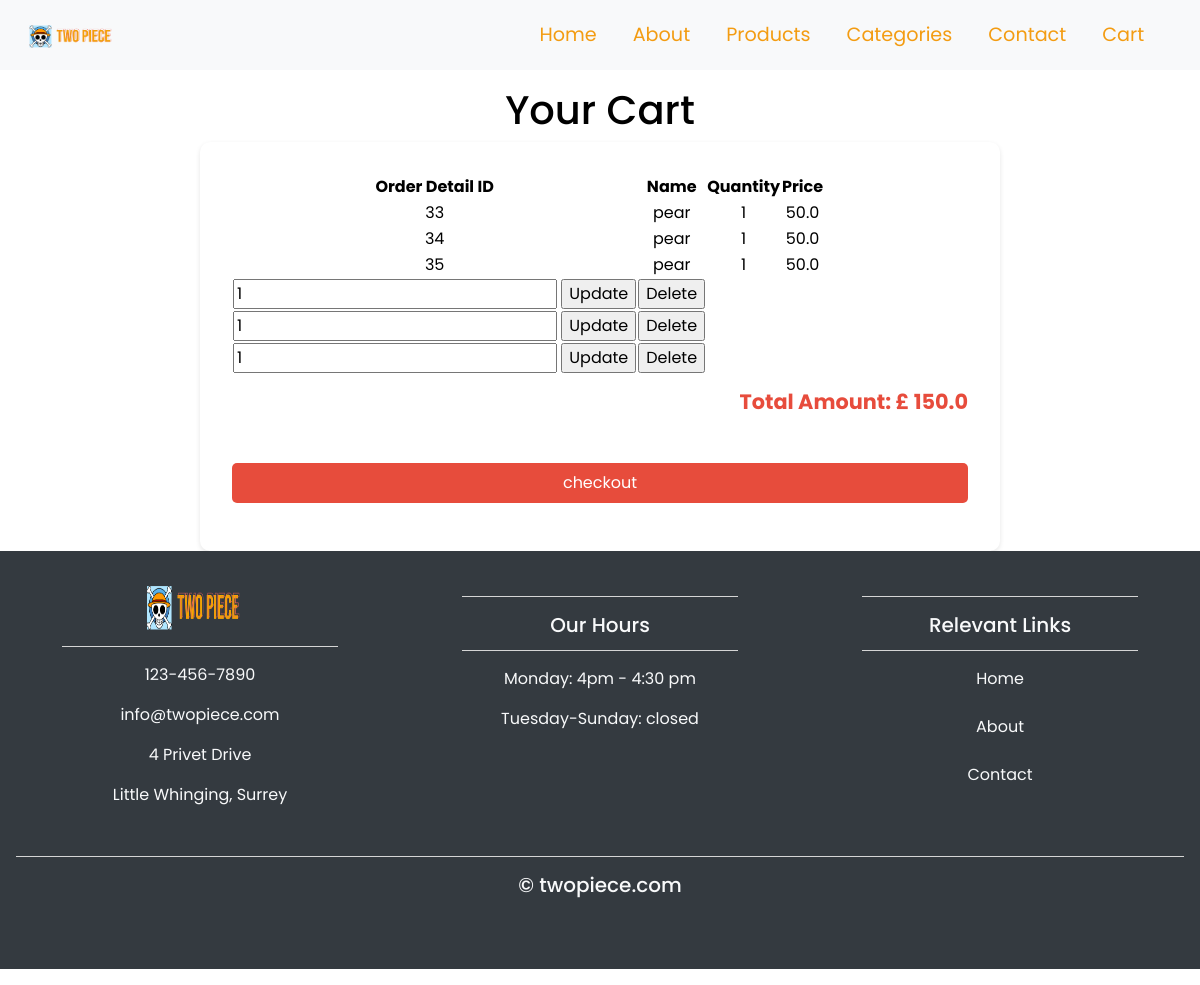
/cart, run on an earlier commit of the app's database.
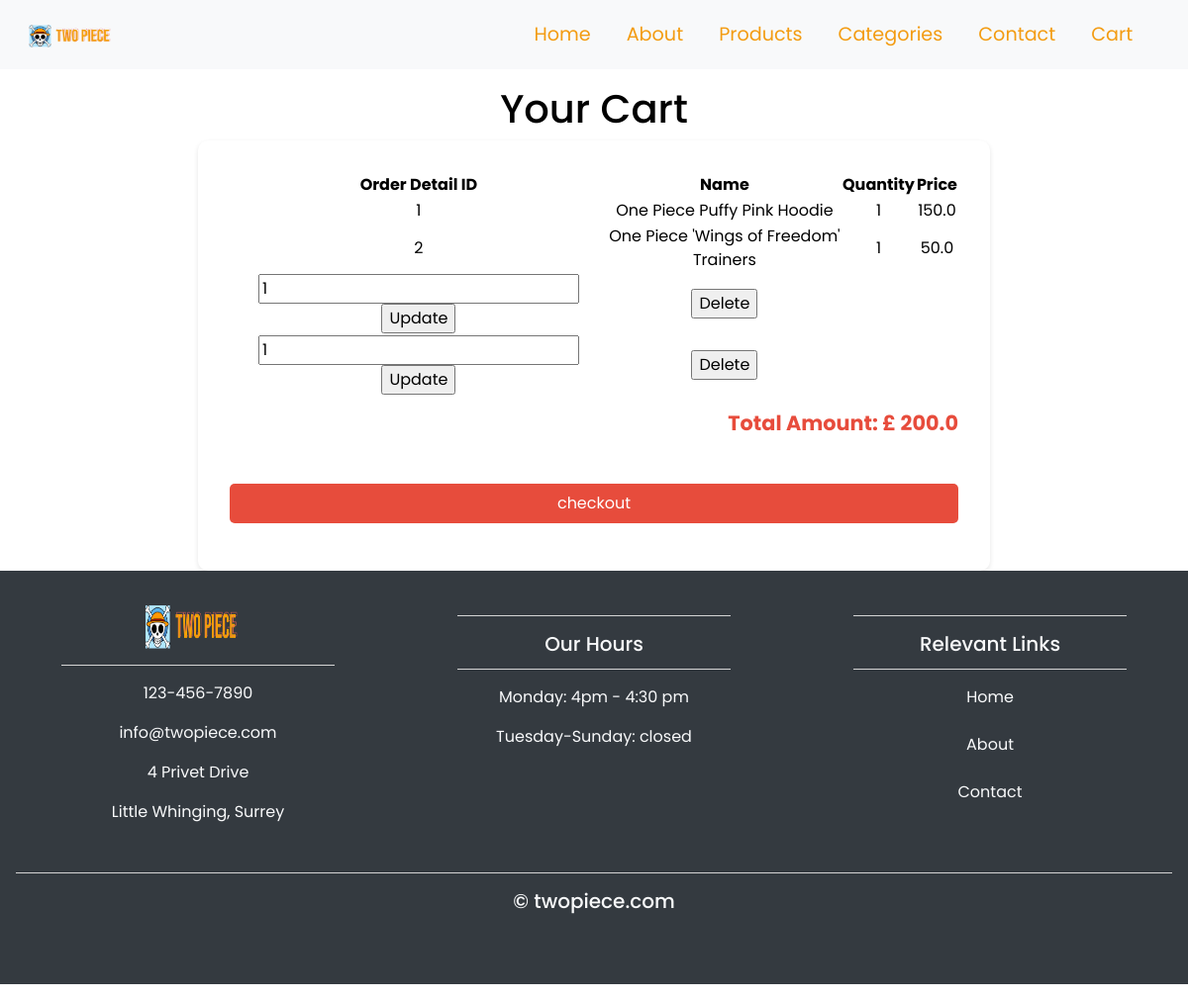
And on a later commit of the database.
### application/models.py (models this page shows)
class Order_detail(db.Model):
    order_detail_id = db.Column(db.Integer, primary_key=True)
    order_id = db.Column(db.Integer, db.ForeignKey('order.order_id'), nullable=False)
    product_id = db.Column(db.Integer, db.ForeignKey('product.product_id'), nullable=False)
    quantity = db.Column(db.Integer, nullable = False)
    price = db.Column(db.Float, nullable=False)

class Product(db.Model):
    product_id = db.Column(db.Integer, primary_key=True)
    name = db.Column(db.String(30), nullable=False)
    description = db.Column(db.String(500), nullable=False)
    price = db.Column(db.Float)
    stock_quantity = db.Column(db.Integer)
    order_details = db.relationship('Order_detail', backref='product')

### application/routes.py (the view)
@app.route('/cart')
def cart():
    all_product = Product.query.all()
    all_orders = Order_detail.query.all()
    total_amount = sum([order.quantity * order.price for order in all_orders])
    return render_template('cart.html', all_orders=all_orders, total_amount=total_amount, all_product=all_product)

### application/templates/cart.html (shortened to what this page needs)
<!DOCTYPE html>
<html lang="en">
<head>
	<link rel="stylesheet" href="https://maxcdn.bootstrapcdn.com/bootstrap/4.0.0/css/bootstrap.min.css">
	<link href="\static\style.css" rel="stylesheet">
</head>
<body>
	{% include 'navbar.html' %}
	     <header class="cart-header">
             <h1>Your Cart</h1>
<main class="cart-main">
<div class=cart-items>
    <table>
    <tr>
    <th>Order Detail ID</th>
    <th>Name</th>
    <th>Quantity</th>
    <th>Price</th>
    </tr>
     <tr>
           {% for order in all_orders %}
    <td>{{ order.order_detail_id }}</td>
    <td>
            {% for product in all_product %}
            {% if product.product_id == order.product_id %}
                {{product.name}}
            {% endif %}
            {% endfor %}
    </td>
    <td>{{ order.quantity }}</td>
    <td>{{ order.price }}</td>
    </tr>
            {% endfor %}
                    {% for order in all_orders %}
            <tr>
            <td>
            <form action="{{ url_for('update_quantity', order_detail_id=order.order_detail_id) }}" method="post">
            <input type="number" name="new_quantity" value="{{ order.quantity }}" min="1">
            <input type="submit" value="Update">
            </form>
            </td>
            <td>
            <form action="{{ url_for('delete_item', order_detail_id=order.order_detail_id) }}" method="post">
            <input type="submit" value="Delete">
            </form>
            </td>
            </tr>
            {% endfor %}
    </table>
    <h3 class="total">Total Amount: £ {{ total_amount }}</h3> <br>
    <div>
    <a id="checkout-btn" href="{{ url_for('checkout') }}">checkout</a>
    </div>
</div>
</main>
	<footer>
		<div class="container-fluid padding">
		<div class="row text-center">
			<div class="col-md-4">
				<img id="footer-logo" src="\static\two piece logo 2.png">
				<hr class="light">
				<p>123-456-7890</p>
				<p>info@twopiece.com</p>
				<p>4 Privet Drive</p>
				<p>Little Whinging, Surrey</p>
			</div>
			<div class="col-md-4">
				<hr class="light">
				<h5>Our Hours</h5>
				<hr class="light">
				<p>Monday: 4pm - 4:30 pm</p>
				<p>Tuesday-Sunday: closed</p>
			</div>
			<div class="col-md-4">
				<hr class="light">
				<h5>Relevant Links</h5>
				<hr class="light">
				<a class="footer-padding" href="{{ url_for('home') }}">Home</a>
				<br>
				<a class="footer-padding" href="{{ url_for('about') }}">About</a>
				<br>
				<a class="footer-padding" href="{{ url_for('contact') }}">Contact</a>
				<br>
			</div>
			<div class="col-12">
				<hr class="light-100">
				<h5>&copy; twopiece.com</h5>
			</div>
		</div>
		</div>
		</footer>
</body>
</html>

### application/templates/navbar.html (shortened to what this page needs)
<!DOCTYPE html>
<html lang="en">
<head>
	<link rel="stylesheet" href="https://maxcdn.bootstrapcdn.com/bootstrap/4.0.0/css/bootstrap.min.css">
	<link href="\static\style.css" rel="stylesheet">
</head>
<body>
	<nav class="navbar navbar-expand-md navbar-light bg-light sticky-top">
    <div class="container-fluid">
        <a class="navbar-brand" href="#"><img src="\static\two piece logo 2.png"></a>
		<div class="collapse navbar-collapse" id="navbarResponsive">
			<ul class="navbar-nav ml-auto">
				<li class="nav-item active">
					<a class="nav-link" href="{{ url_for('home') }}">Home</a>
				</li>
				<li class="nav-item">
					<a class="nav-link" href="{{ url_for('about') }}">About</a>
				</li>
				<li class="nav-item">
					<a class="nav-link" href="{{ url_for('products') }}">Products</a>
				</li>
				<li class="nav-item">
					<a class="nav-link" href="{{ url_for('categories') }}">Categories</a>
				</li>
				<li class="nav-item">
					<a class="nav-link" href="{{ url_for('contact') }}">Contact</a>
				</li>
				<li class="nav-item">
					<a class="nav-link" href="{{ url_for('cart') }}">Cart</a>
				</li>
			</ul>
		</div>
    </div>
    </nav>
</body>
</html>

### application/static/style.css (style rules this page uses)
html, body { height: 100%; width: 100%; font-family: 'Poppins', sans-serif; color: #222; }
.navbar { padding: 0.8rem; }
.navbar-nav li { padding-right: 20px; }
.nav-link { font-size: 1.1em !important; }
.padding { padding-bottom: 2rem; }
footer { background-color: #3f3f3f; color: #d5d5d5; padding-top: 2rem; }
hr.light { border-top: 1px solid #d5d5d5; width: 75%; margin-top: 0.8rem; margin-bottom: 1rem; }
footer a { color: #d5d5d5; }
hr.light-100 { border-top: 1px solid #d5d5d5; width: 100%; margin-top: 0.8rem; margin-bottom: 1rem; }
[class*="col-"] { padding: 1rem; }
.navbar-brand img { height: 20%; width: 20%; }
#footer-logo { height: 22%; width: 30%; }
.footer-padding { display: block; }
.cart-header { color: #000000; text-align: center; padding: 1rem 0; }
.cart-main { max-width: 800px; margin: 0 auto; padding: 2rem; background-color: #fff; border-radius: 10px; box-shadow: 0 2px 5px rgba(0, 0, 0, 0.1); }
.cart-items { margin-bottom: 1rem; }
.total { text-align: right; font-weight: bold; font-size: 1.3rem; margin-top: 1rem; color: #e74c3c; }
#checkout-btn { display: block; margin: 1rem auto; padding: 0.5rem 1rem; background-color: #e74c3c; color: #fff; border: none; border-radius: 5px; font-size: 1rem; cursor: pointer; transition: background-color 0.3s; }
.navbar { background-color: #001f3f; }
.nav-link { font-size: 1.2em !important; color: #f39c12 !important; }
footer { background-color: #343a40; color: #f8f9fa; padding-top: 2rem; }
footer a { color: #f8f9fa; }
footer { background-color: #343a40; color: #f8f9fa; padding-top: 1rem; padding-bottom: 1rem; }

What changed in the data, as far as the page shows it:
removed Order_detail: order_detail_id "33", quantity "1", price "50.0", new_quantity "1"
removed Product: name "pear"
removed Order_detail: order_detail_id "34", quantity "1", price "50.0", new_quantity "1"
removed Order_detail: order_detail_id "35", quantity "1", price "50.0", new_quantity "1"
added Order_detail: order_detail_id "1", quantity "1", price "150.0", new_quantity "1"
now on this page (row edited): Product: name "One Piece Puffy Pink Hoodie", shown under "1"
added Order_detail: order_detail_id "2", quantity "1", price "50.0", new_quantity "1"
added Product: name "One Piece 'Wings of Freedom' Trainers", shown under "2"
Also different on the page:
{{ total_amount }}: "150.0" → "200.0"
